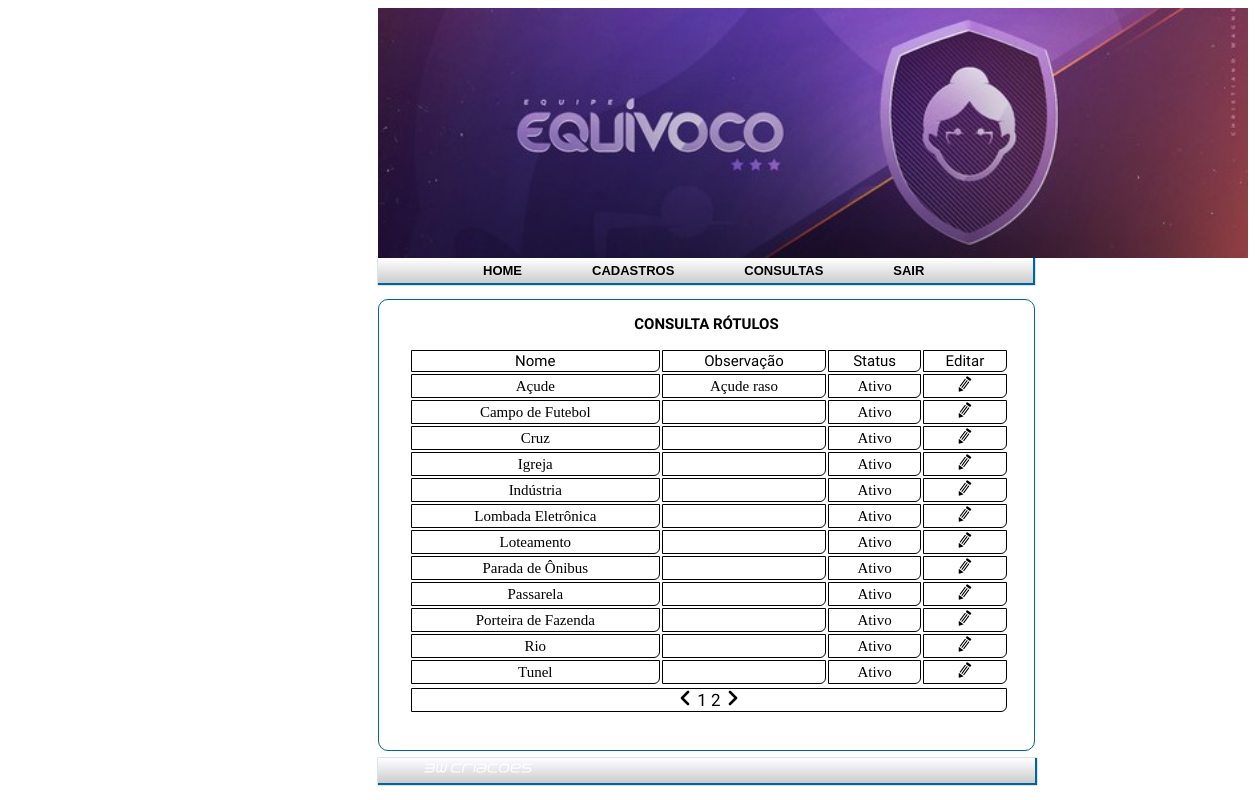
Screenshot of /consulta_rotulos.php with the database file from the repository.
### tables this page shows
CREATE TABLE `rotulos` (
  `id_rotulos` int(11) NOT NULL,
  `nome` varchar(30) NOT NULL,
  `observacao` varchar(100) NOT NULL,
  `situacao` int(11) NOT NULL
);

### consulta_rotulos.php (the view, shortened to what this page needs)
<?php
include("config.php");
?>
<!doctype html>
<html>
<head>
    <link rel="stylesheet" href="./css/consultar.css"/>
</head>
<body>
    <div id="main">
        <?php
        include_once "topo.php"
        ?>
        <?php
        include_once "nav_on.php"
        ?>
        <div id="parte1">
        	<div id="consultas">
                <p><strong>CONSULTA RÓTULOS</strong></p>
                <table>
                   <tr>
                    <td><label>Nome</label></td>
                    <td><label>Observação</label></td>
                    <td><label>Status</label></td>
                    <td><label>Editar</label></td>
                </tr>
                <?php
                $quantidade_pg = 12;
                $pagina = (isset($_GET['pagina'])) ? (int)$_GET['pagina'] : 1;
                $inicio = ($quantidade_pg * $pagina) - $quantidade_pg;
                $consulta_rotulos = "SELECT * FROM rotulos ORDER BY nome ASC LIMIT $inicio, $quantidade_pg";
                $resultado = mysqli_query($conn, $consulta_rotulos) or die(mysqli_error());
                while($row = mysqli_fetch_array($resultado)){
                    $id = $row['id_rotulos'];
                    $nome = $row['nome'];
                    $observacao = $row['observacao'];
                    $situacao = $row['situacao'];
                    if($situacao == 1){
                        $situacao = "Ativo";
                    }else{
                        $situacao = "Inativo";
                    }
                    echo("
                        <tr>
                        <td>" . $nome . "</td>
                        <td>" . $observacao . "</td>
                        <td>" . $situacao . "</td>
                        <td><a href='editando_rotulos.php?id=" . $id . "'><img src='./images/icone_editar.png' ></td>
                        </tr>
                        ");
                    $seleciona_rotulos = "SELECT * FROM rotulos";
                    $result_selecao = mysqli_query($conn,$seleciona_rotulos) or die(mysqli_error());
                    $total_rotulos = mysqli_num_rows($result_selecao);
                    $num_pagina = ceil($total_rotulos / $quantidade_pg);
                }
                ?>
            </table>
            <table id="paginacao">
               <tr>
                <td>
                    <?php
                    echo '<a href="?pagina=1"><img src="./images/seta_esquerda.png"></a> ';
                    for($i = 1; $i <= $num_pagina; $i++){
                        if($i == $pagina)
                            echo $i;
                        else
                            echo " <a href=\"?pagina=$i\"> $i</a> ";
                    }
                    echo " <a href=\"?pagina=$num_pagina\"><img src='./images/seta_direita.png'></a> ";
                    ?>
                </td>
            </tr>
        </table>
    </div>
</div>
</div>
<?php
include "footer.php"
?>
</body>
</html>

### css/consultar.css (style rules this page uses)
body { background: #FFFFFF; }
#main { height:500px; width:657px; margin-left:250px; }
#parte1 { margin-left:120px; float:left; height:450px; width:655px; border-radius:10px; border:solid 1px #069; }
#parte1 img { width: 16px; }
#consultas table { width: 600px; margin-left: 30px; margin-top: 0%; }
#consultas td { border: 1px solid; border-color: #000000; border-bottom-right-radius: 6px; font-size: 15px; font-family: 'Tahoma'; color: #000000; text-align: center; text-decoration: none; }
#consultas label { font-size: 15px; font-family: 'Passion One', cursive; color: #000000; text-align: center; height: 10px; }
#consultas td img { width: 16px; }
#paginacao td { font-size: 17px; font-family: 'Play', cursive; color: #000000; text-decoration-line: none; }
a:link { color:#000000; text-decoration:none; }
#consultas p { font-size: 15px; font-family: 'Passion One', cursive; color: #000000; text-align: center; }
#consultas img { width: 100px; position: relative; top: 50%; }

### rows the page displays
rotulos: nome "Açude", observacao "Açude raso", situacao "Ativo"
rotulos: nome "Campo de Futebol", situacao "Ativo"
rotulos: nome "Cruz", situacao "Ativo"
rotulos: nome "Igreja", situacao "Ativo"
rotulos: nome "Indústria", situacao "Ativo"
rotulos: nome "Lombada Eletrônica", situacao "Ativo"
rotulos: nome "Loteamento", situacao "Ativo"
rotulos: nome "Parada de Ônibus", situacao "Ativo"
rotulos: nome "Passarela", situacao "Ativo"
rotulos: nome "Porteira de Fazenda", situacao "Ativo"
rotulos: nome "Rio", situacao "Ativo"
rotulos: nome "Tunel", situacao "Ativo"
